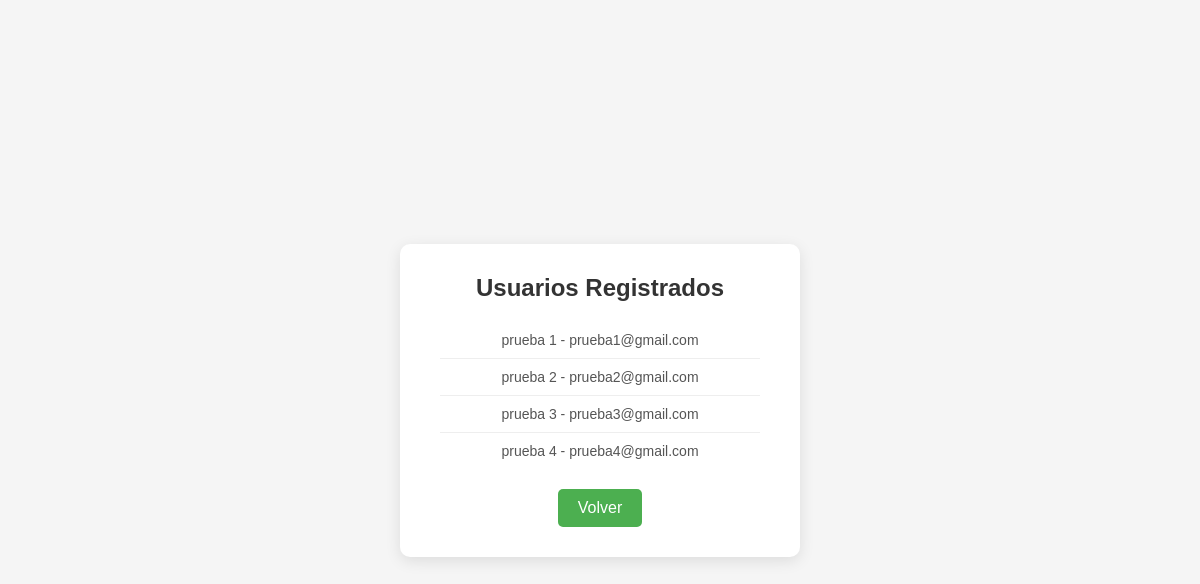
Before: /usuarios with the older database file.
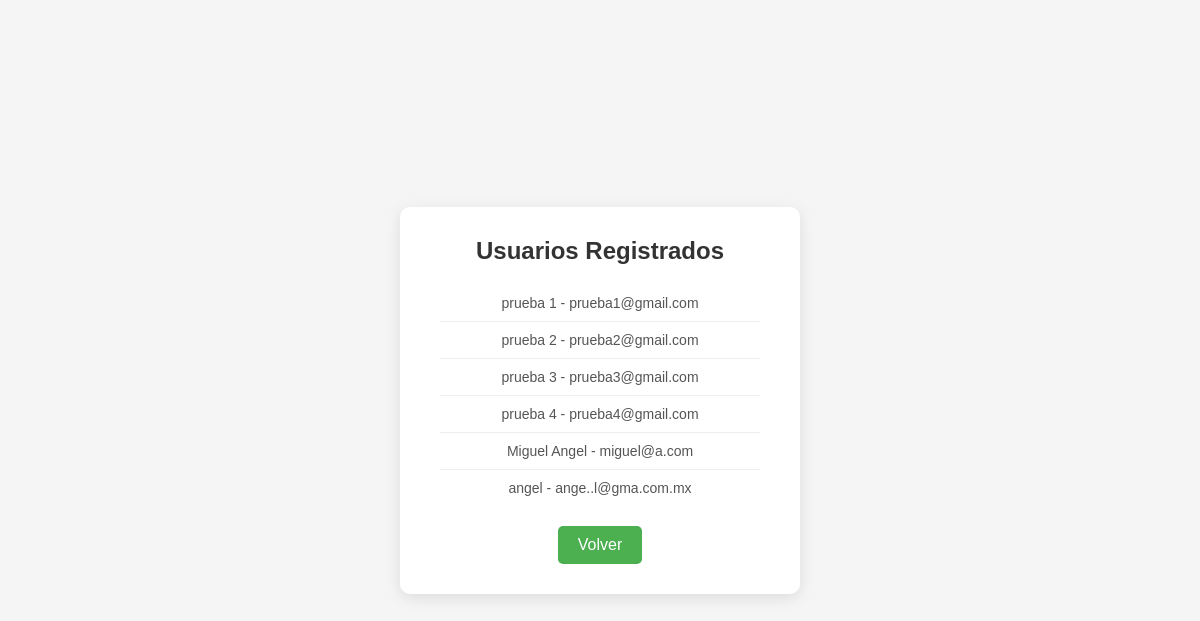
After: the same page with the newer database file.
### app.py (models this page shows)
class Usuario(db.Model):
    id = db.Column(db.Integer, primary_key=True)
    nombre = db.Column(db.String(100), nullable=False)
    correo = db.Column(db.String(100), unique=True, nullable=False)
    contraseña = db.Column(db.String(200), nullable=False)

### app.py (the view)
@app.route('/usuarios')
def usuarios():
    lista = Usuario.query.all()
    return render_template('usuarios.html', usuarios=lista)

### templates/usuarios.html (shortened to what this page needs)
<!DOCTYPE html>
<html>
<head>
    <link rel="stylesheet" href="{{ url_for('static', filename='css/usuarios.css') }}">
</head>
<body>
    <div class="container">
        <h2>Usuarios Registrados</h2>
        <ul class="usuarios-lista">
            {% for u in usuarios %}
                <li>{{ u.nombre }} - {{ u.correo }}</li>
            {% endfor %}
        </ul>
        <a href="/" class="btn-volver">Volver</a>
    </div>
</body>
</html>

### static/css/usuarios.css (style rules this page uses)
* { box-sizing: border-box; margin: 0; padding: 0; }
body { font-family: 'Arial', sans-serif; background-color: #f5f5f5; display: flex; justify-content: center; align-items: center; min-height: 100vh; }
.container { background-color: white; padding: 30px 40px; border-radius: 10px; box-shadow: 0 4px 15px rgba(0,0,0,0.1); width: 100%; max-width: 400px; text-align: center; }
h2 { margin-bottom: 20px; color: #333; }
.usuarios-lista { list-style: none; padding: 0; margin-bottom: 20px; }
.usuarios-lista li { padding: 10px; border-bottom: 1px solid #eee; font-size: 14px; color: #555; }
.usuarios-lista li:last-child { border-bottom: none; }
.btn-volver { display: inline-block; padding: 10px 20px; background-color: #4CAF50; color: white; text-decoration: none; border-radius: 5px; transition: background-color 0.2s ease; }

Changed rows visible on the page:
added Usuario: nombre "Miguel Angel", correo "miguel@a.com"
added Usuario: nombre "angel", correo "ange..l@gma.com.mx"
